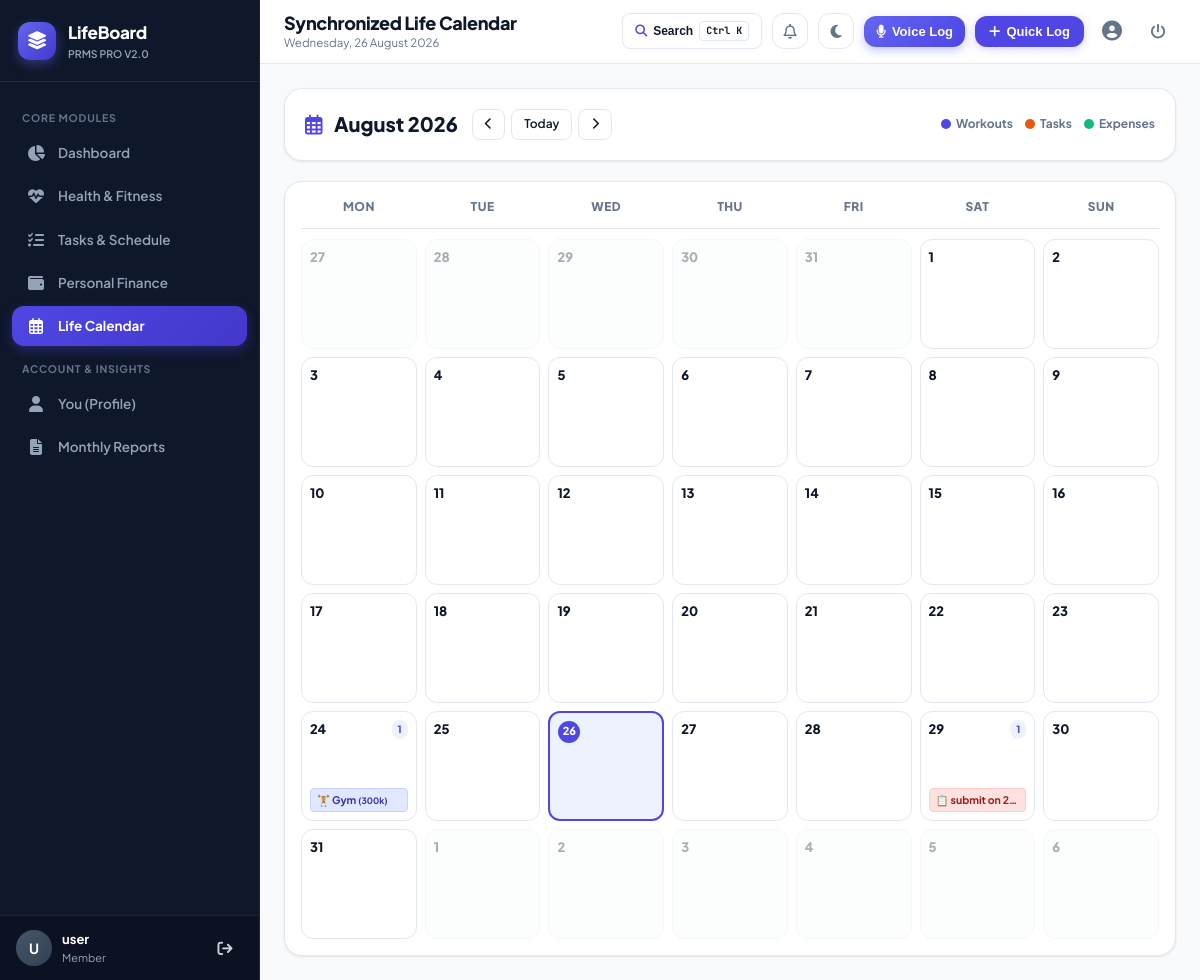
Page /calendar (signed in) on the earlier database version.
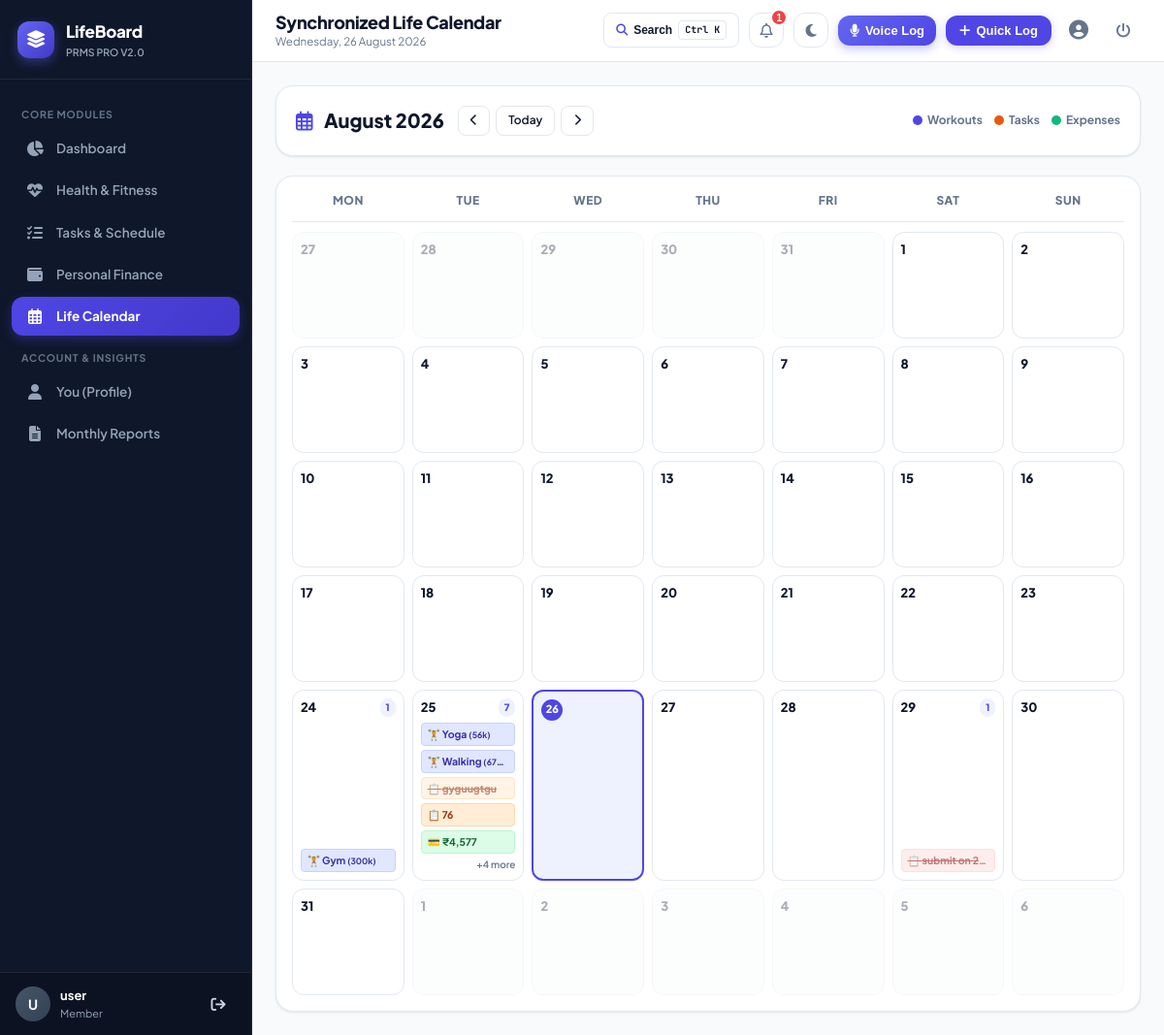
Same page on the later database version.
### tables this page shows
CREATE TABLE workout_log (
        workout_id INTEGER PRIMARY KEY AUTOINCREMENT,
        user_id INTEGER NOT NULL,
        activity_type VARCHAR(50) NOT NULL,
        duration_mins INTEGER NOT NULL CHECK (duration_mins > 0),
        calories INTEGER NOT NULL CHECK (calories > 0),
        notes TEXT,
        log_date DATE NOT NULL,
        created_at DATETIME DEFAULT CURRENT_TIMESTAMP,
        FOREIGN KEY (user_id) REFERENCES users(user_id) ON DELETE CASCADE
    );

CREATE TABLE tasks (
        task_id INTEGER PRIMARY KEY AUTOINCREMENT,
        user_id INTEGER NOT NULL,
        title VARCHAR(100) NOT NULL,
        description TEXT,
        priority VARCHAR(10) NOT NULL CHECK (priority IN ('high', 'medium', 'low')),
        status VARCHAR(15) DEFAULT 'pending' CHECK (status IN ('pending', 'in_progress', 'done')),
        deadline DATETIME NOT NULL,
        completed_at DATETIME,
        created_at DATETIME DEFAULT CURRENT_TIMESTAMP, recurring VARCHAR(20) DEFAULT 'none',
        FOREIGN KEY (user_id) REFERENCES users(user_id) ON DELETE CASCADE
    );

CREATE TABLE expense_log (
        expense_id INTEGER PRIMARY KEY AUTOINCREMENT,
        user_id INTEGER NOT NULL,
        amount REAL NOT NULL CHECK (amount > 0),
        category VARCHAR(50) NOT NULL CHECK (category IN ('Food', 'Transport', 'Health', 'Entertainment', 'Other')),
        description TEXT,
        expense_date DATE NOT NULL,
        created_at DATETIME DEFAULT CURRENT_TIMESTAMP,
        FOREIGN KEY (user_id) REFERENCES users(user_id) ON DELETE CASCADE
    );

### app.py (the view)
@app.route('/calendar')
@login_required
def calendar_view():
    user_id = session['user_id']
    today = date.today()
    try:
        month = int(request.args.get('month', today.month))
        year = int(request.args.get('year', today.year))
    except ValueError:
        month = today.month
        year = today.year
    cal_data = models.get_calendar_events(user_id, month, year)
    return render_template('calendar/index.html',
                           cal_data=cal_data,
                           current_month=today.month,
                           current_year=today.year)

### app.py (called while the page is built)
def login_required(f):
    @wraps(f)
    def decorated_function(*args, **kwargs):
        if 'user_id' not in session:
            flash('Please log in to access this page.', 'warning')
            return redirect(url_for('login', next=request.path))
        return f(*args, **kwargs)
    return decorated_function

@app.after_request
def add_security_headers(response):
    response.headers['Cache-Control'] = 'no-cache, no-store, must-revalidate, max-age=0'
    response.headers['Pragma'] = 'no-cache'
    response.headers['Expires'] = '0'
    return response

@app.context_processor
def inject_global_variables():
    current_user = None
    notifications = []
    if 'user_id' in session:
        current_user = models.get_user_by_id(session['user_id'])
        notifications = models.get_user_notifications(session['user_id'])
    return {
        'current_user': current_user,
        'notifications': notifications,
        'unread_notifications_count': len(notifications),
        'today_date': date.today().strftime('%A, %d %B %Y'),
        'current_year': date.today().year,
        'current_month': date.today().month,
        'now': datetime.now()
    }

### templates/calendar/index.html (shortened to what the changed rows need)
{% extends "base.html" %}
{% block page_title %}Synchronized Life Calendar{% endblock %}
{% block content %}
<div class="card" style="margin-bottom: 20px;">
  <div style="display: flex; justify-content: space-between; align-items: center; flex-wrap: wrap; gap: 14px;">
    <div style="display: flex; align-items: center; gap: 14px;">
      <h2 style="font-size: 20px; font-weight: 800; color: var(--text-main);">
        <i class="fa-regular fa-calendar-days" style="color: var(--primary); margin-right: 8px;"></i>
        {{ cal_data.month_name }}
      </h2>
        {% set prev_month = cal_data.month - 1 if cal_data.month > 1 else 12 %}
        {% set prev_year = cal_data.year if cal_data.month > 1 else cal_data.year - 1 %}
        {% set next_month = cal_data.month + 1 if cal_data.month < 12 else 1 %}
        {% set next_year = cal_data.year if cal_data.month < 12 else cal_data.year + 1 %}
    </div>
  </div>
</div>
<div class="card" style="padding: 16px;">
  <div class="calendar-matrix">
    {% for week in cal_data.calendar_matrix %}
      {% for day in week %}
        {% set day_str = day.strftime('%Y-%m-%d') %}
        {% set is_current_month = (day.month == cal_data.month) %}
        {% set is_today = (day_str == now.strftime('%Y-%m-%d')) %}
        {% set day_events = cal_data.events_by_day.get(day_str, {'workouts': [], 'tasks': [], 'expenses': []}) %}
        {% set total_events_count = (day_events.workouts | length) + (day_events.tasks | length) + (day_events.expenses | length) %}
        <div class="calendar-day-cell {% if not is_current_month %}other-month{% endif %} {% if is_today %}is-today{% endif %}" onclick="openDayInspector('{{ day_str }}', '{{ day.strftime('%A, %d %B %Y') }}')">
          <div class="cal-day-header">
            <span class="cal-day-num {% if is_today %}today-badge{% endif %}">{{ day.day }}</span>
            {% if total_events_count > 0 %}
              <span class="cal-badge-count">{{ total_events_count }}</span>
            {% endif %}
          </div>
          <div class="cal-events-list">
            {% for w in day_events.workouts[:2] %}
              <div class="cal-pill workout" title="{{ w.activity_type }} ({{ w.duration_mins }}m, {{ w.calories }} kcal)">
                🏋️ {{ w.activity_type }} <small>({{ w.calories }}k)</small>
              </div>
            {% endfor %}
            {% for t in day_events.tasks[:2] %}
              <div class="cal-pill task priority-{{ t.priority }} {% if t.status == 'done' %}done{% endif %}" title="{{ t.title }}">
                📋 {{ t.title | truncate(16) }}
              </div>
            {% endfor %}
            {% for e in day_events.expenses[:1] %}
              <div class="cal-pill expense" title="{{ e.category }}: ₹{{ e.amount }}">
                💳 ₹{{ "{:,.0f}".format(e.amount) }}
              </div>
            {% endfor %}
            {% if total_events_count > 3 %}
              <div style="font-size: 10px; color: var(--text-muted); text-align: right; font-weight: 600;">+{{ total_events_count - 3 }} more</div>
            {% endif %}
          </div>
        </div>
      {% endfor %}
    {% endfor %}
  </div>
</div>
{% endblock %}

Differences in the rows shown:
added workout_log: activity_type "Yoga", calories "56", shown under "25"
added workout_log: activity_type "Walking", calories "67…", shown under "25"
added tasks: title "gyguugtgu", shown under "25"
added tasks: title "76", shown under "25"
added expense_log: amount "4,577"
changed tasks "submit on 2…": status "pending" → "done" (drawn)
Other differences:
{{ unread_notifications_count }}: (not shown) → "1"
list line gone: "25"
new list line: "25 7 + 4 more"
